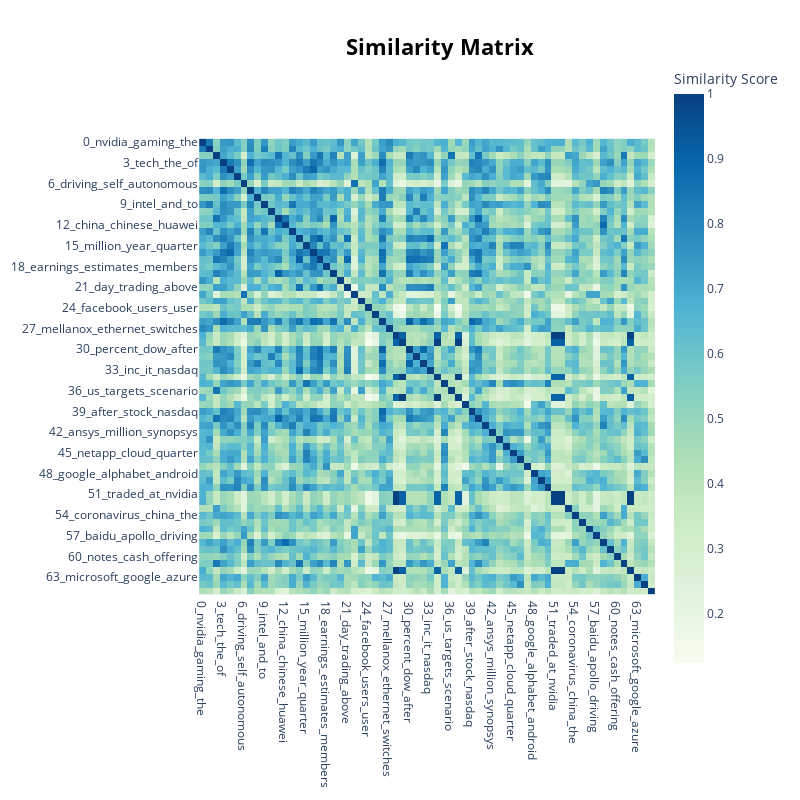

The notebook cell this image was saved under:
### Code cell
bert_topic.visualize_heatmap()

### Figure 1 — Plotly figure (JSON) as saved in the notebook; plotly's stock layout.template omitted (floating-point values rounded to 4 significant figures; data arrays with more than 128 entries replaced by an {"elided": "..."} marker saying what was removed)
{"data": [{"coloraxis": "coloraxis", "hovertemplate": "x: %{x}<br>y: %{y}<br>Similarity Score: %{z}<extra></extra>", "name": "0", "type": "heatmap", "x": ["0_nvidia_gaming_the", "1_amd_graphics_radeon", "2_the_on_to", "3_tech_the_of", "4_analyst_zacks_research", "5_apple_iphone_the", "6_driving_self_autonomous", "7_semiconductor_etf_earnings", "8_performers_which_close", "9_intel_and_to", "10_tracey_podcast_value", "11_trade_china_the", "12_china_chinese_huawei", "13_micron_dram_nand", "14_resistance_stock_it", "15_million_year_quarter", "16_nyse_earnings_the", "17_the_this_today", "18_earnings_estimates_members", "19_futures_points_et", "20_games_gaming_game", "21_day_trading_above", "22_driving_self_autonomous", "23_bitcoin_blockchain_crypt...", "24_facebook_users_user", "25_ai_robotics_and", "26_nyse_nasdaq_percent", "27_mellanox_ethernet_switches", "28_traded_at_nvidia", "29_traded_at_nvidia", "30_percent_dow_after", "31_you_week_this", "32_index_the_dow", "33_inc_it_nasdaq", "34_traded_at_nvidia", "35_million_year_quarter", "36_us_targets_scenario", "37_traded_at_nvidia", "38_qualcomm_commission_pate...", "39_after_stock_nasdaq", "40_lunch_dave_on", "41_tsmc_taiwan_chang", "42_ansys_million_synopsys", "43_intel_hp_core", "44_cadence_design_verificat...", "45_netapp_cloud_quarter", "46_storage_pure_quarter", "47_earnings_or_growth", "48_google_alphabet_android", "49_qualcomm_intel_to", "50_broadcom_quarter_revenues", "51_traded_at_nvidia", "52_traded_at_nvidia", "53_rallied_australian_climbed", "54_coronavirus_china_the", "55_softbank_fund_vision", "56_tesla_musk_vice", "57_baidu_apollo_driving", "58_china_chip_semiconductor", "59_blockchain_etf_etfs", "60_notes_cash_offering", "61_resistance_around_stock", "62_traded_at_nvidia", "63_microsoft_google_azure", "64_western_digital_sandisk", "65_read_losers_ndls"], "xaxis": "x", "y": ["0_nvidia_gaming_the", "1_amd_graphics_radeon", "2_the_on_to", "3_tech_the_of", "4_analyst_zacks_research", "5_apple_iphone_the", "6_driving_self_autonomous", "7_semiconductor_etf_earnings", "8_performers_which_close", "9_intel_and_to", "10_tracey_podcast_value", "11_trade_china_the", "12_china_chinese_huawei", "13_micron_dram_nand", "14_resistance_stock_it", "15_million_year_quarter", "16_nyse_earnings_the", "17_the_this_today", "18_earnings_estimates_members", "19_futures_points_et", "20_games_gaming_game", "21_day_trading_above", "22_driving_self_autonomous", "23_bitcoin_blockchain_crypt...", "24_facebook_users_user", "25_ai_robotics_and", "26_nyse_nasdaq_percent", "27_mellanox_ethernet_switches", "28_traded_at_nvidia", "29_traded_at_nvidia", "30_percent_dow_after", "31_you_week_this", "32_index_the_dow", "33_inc_it_nasdaq", "34_traded_at_nvidia", "35_million_year_quarter", "36_us_targets_scenario", "37_traded_at_nvidia", "38_qualcomm_commission_pate...", "39_after_stock_nasdaq", "40_lunch_dave_on", "41_tsmc_taiwan_chang", "42_ansys_million_synopsys", "43_intel_hp_core", "44_cadence_design_verificat...", "45_netapp_cloud_quarter", "46_storage_pure_quarter", "47_earnings_or_growth", "48_google_alphabet_android", "49_qualcomm_intel_to", "50_broadcom_quarter_revenues", "51_traded_at_nvidia", "52_traded_at_nvidia", "53_rallied_australian_climbed", "54_coronavirus_china_the", "55_softbank_fund_vision", "56_tesla_musk_vice", "57_baidu_apollo_driving", "58_china_chip_semiconductor", "59_blockchain_etf_etfs", "60_notes_cash_offering", "61_resistance_around_stock", "62_traded_at_nvidia", "63_microsoft_google_azure", "64_western_digital_sandisk", "65_read_losers_ndls"], "yaxis": "y", "z": {"elided": "66x66 float values"}}], "layout": {"coloraxis": {"colorbar": {"title": {"text": "Similarity Score"}}, "colorscale": [[0, "rgb(247,252,240)"], [0.125, "rgb(224,243,219)"], [0.25, "rgb(204,235,197)"], [0.375, "rgb(168,221,181)"], [0.5, "rgb(123,204,196)"], [0.625, "rgb(78,179,211)"], [0.75, "rgb(43,140,190)"], [0.875, "rgb(8,104,172)"], [1, "rgb(8,64,129)"]]}, "height": 800, "hoverlabel": {"bgcolor": "white", "font": {"family": "Rockwell", "size": 16}}, "legend": {"title": {"text": "Trend"}}, "margin": {"t": 60}, "showlegend": true, "title": {"font": {"color": "Black", "size": 22}, "text": "<b>Similarity Matrix</b>", "x": 0.55, "xanchor": "center", "y": 0.95, "yanchor": "top"}, "width": 800, "xaxis": {"anchor": "y", "constrain": "domain", "domain": [0, 1], "scaleanchor": "y"}, "yaxis": {"anchor": "x", "autorange": "reversed", "constrain": "domain", "domain": [0, 1]}}}
